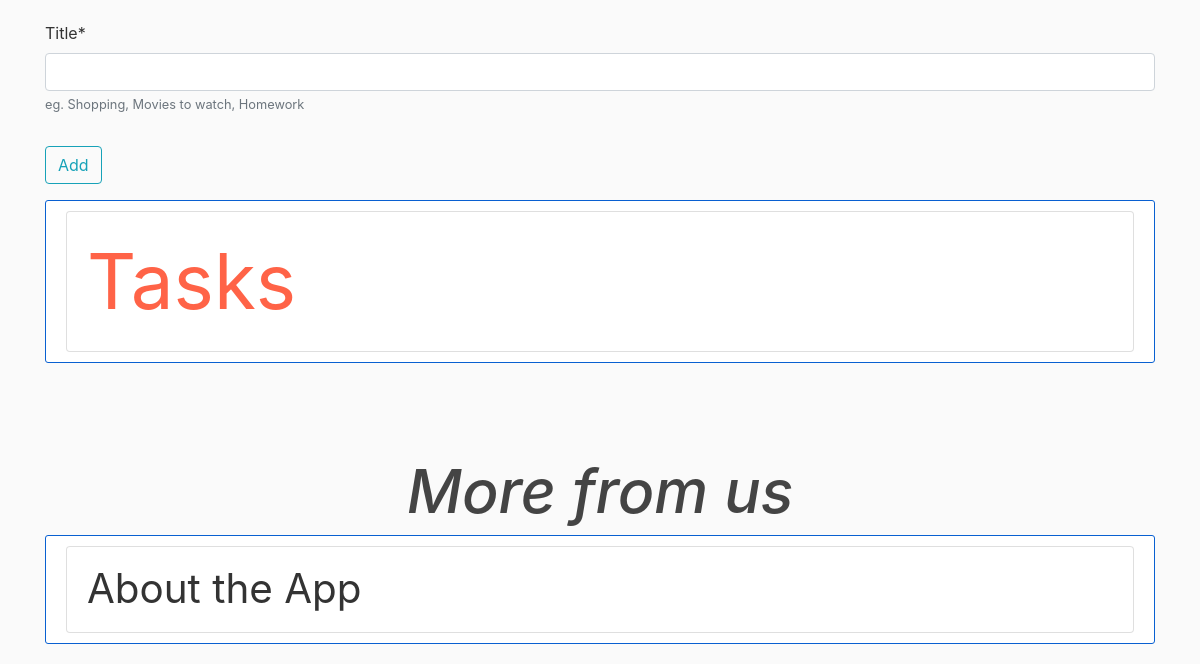
The page / (signed in, lower part) on the database as committed earlier.
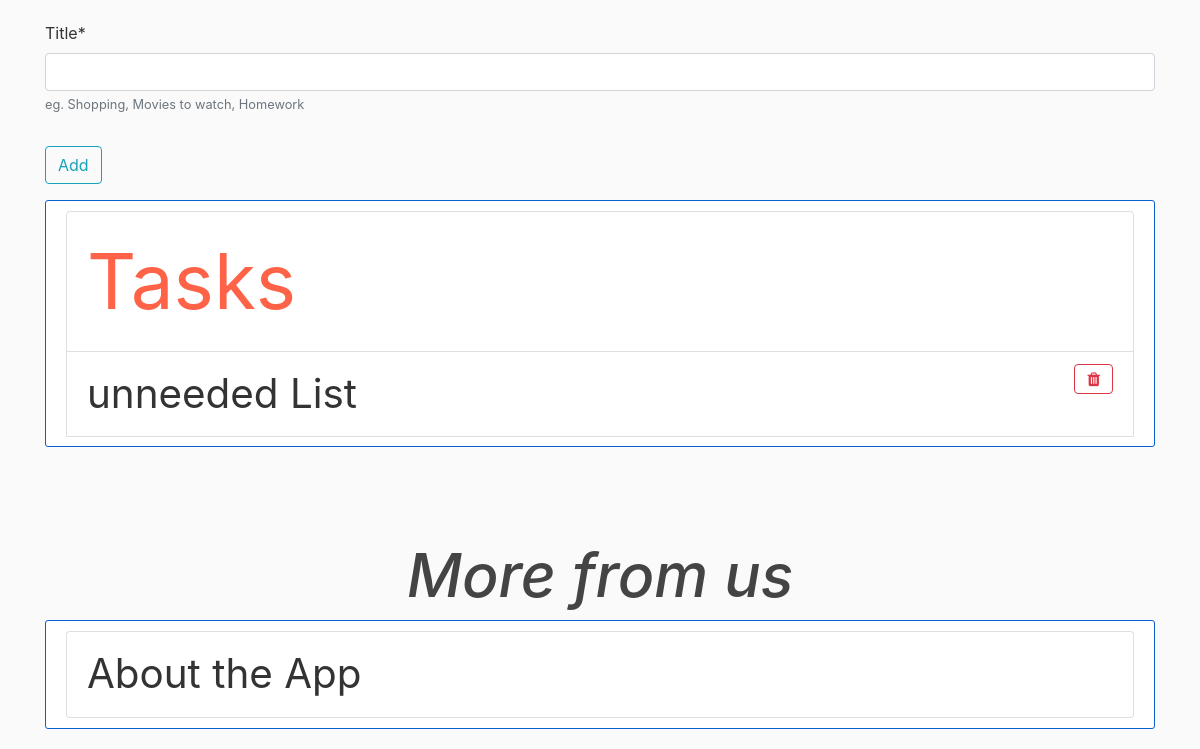
The same page on the database as committed later.
### ToDo/models.py (models this page shows)
class TaskList(models.Model):
    title = models.CharField(max_length=100)
    owner = models.ForeignKey(User, on_delete=models.CASCADE)
    num_of_tasks = models.IntegerField(default=0)
    def __str__(self):
        return self.title + " List"

### ToDo/views.py (the view)
# urls.py: path('', views.view_taskslists, name="todo-home"),
@login_required
def view_taskslists(request):
    user_lists = TaskList.objects.filter(owner=request.user)
    if request.method == "POST":
        list_form = NewTaskListForm(request.POST)
        if list_form.is_valid():
            list_title = list_form.cleaned_data.get("title")
            if list_title in ["Tasks", "tasks", "Important", "important"]:
                messages.info(request, "Sorry, this is a reserved name")
                return HttpResponseRedirect(request.META.get('HTTP_REFERER', '/'))
            new_list = TaskList(title=list_title)
            new_list.owner = request.user
            new_list.save()
            messages.success(
                request, "Your shiny new list is ready to be used")
            return redirect("tasklist-single-view", list_title, new_list.pk)
    else:
        list_form = NewTaskListForm()
    insights_highlight = False
    today = datetime.datetime.now(datetime.timezone.utc).date()
    if (today - request.user.profile.last_insights_date).days >= 7:
        insights_highlight = True
    context = {
        "user_lists": user_lists,
        "list_form": list_form,
        "insights_highlight": insights_highlight,
        "today_name": calendar.day_name[datetime.datetime.today().weekday()]
    }
    return render(request, "ToDo/tasklists_overview.html", context=context)

### ToDo/forms.py
class NewTaskListForm(forms.Form):
    title = forms.CharField(
        help_text="eg. Shopping, Movies to watch, Homework")

### ToDo/templates/ToDo/tasklists_overview.html (shortened to what this page needs)
{% extends "ToDo/base.html" %}
{% block content %}
{% load crispy_forms_tags %}
{% load static %}
<br><br><br><br><br>
{% if insights_highlight %}
    <br><br><br>
{% endif %}
<br>
<br><br><br>
<br>
<br>
<form method="POST">
    <fieldset class="form-group dark-mode-assist">
        {{ list_form|crispy }}
    </fieldset>
    <div class="form-group">
        <button class="btn btn-outline-info" type="submit">Add</button>
    </div>
</form>
<div class="content-section">
    <ul class="list-group">
        <li class="list-group-item dark-mode-assist-section big-list-item colorful-list-items">
            <a style="color:inherit; text-decoration: none; font-size:3ch; color:tomato" href="{% url 'tasklist-single-view-default' 'tasks' %}">
                Tasks
            </a>
        </li>
        {% for user_list in user_lists %}
            <li id="tasklist-item-{{ user_list.pk }}" class="list-group-item dark-mode-assist-section big-list-item colorful-list-items">
                <a style="color:inherit; text-decoration: none;" href="{% url 'tasklist-single-view' user_list.title user_list.pk %}">{{ user_list }}</a>
                <button data-toggle="modal" data-target="#exampleModalCenter{{ user_list.pk }}" style="float: right;" class="btn btn-outline-danger">
                    <i class="fa fa-trash"></i>
                </button>
            </li>
        {% endfor %}
    </ul>
</div>
<br><br><br>
<center><h2 style="font-size:6ch; font-style: oblique;">More from us</h2></center>
<div class="content-section">
    <ul class="list-group">
        <li class="list-group-item dark-mode-assist-section big-list-item colorful-list-items ">
            <a style="color:inherit; text-decoration: none;" href="{% url 'todo-about' %}">About the App</a>
        </li>
    </ul>
</div>
{% endblock content %}

Rows that differ between the two databases and show on the page:
added TaskList: title "unneeded List"
